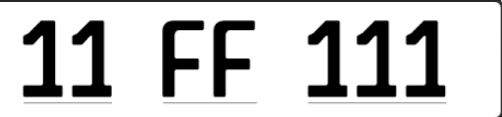
#> input picture cpp_core/input.jpg, 502 x 117 px; its folder holds only this picture in this run
$ python -i recognizer.py   (imports and definitions only)
#> lines starting #> are read from the running program, lines starting #| are printed output that depends on the picture; pictures that were not available may be replaced by others from this repository, and a replacement may not be noted
import cv2
import numpy as np
import os

# -----------------------------
# LOAD TEMPLATES (A-Z, 0-9)
# -----------------------------
def load_templates(path="templates"):
    templates = {}

    for file in os.listdir(path):
        label = file.split(".")[0]   # A.png → A

        img = cv2.imread(os.path.join(path, file), 0)
        img = cv2.resize(img, (60, 60))

        templates[label] = img

    return templates


# -----------------------------
# EXTRACT CHAR SEGMENTS
# -----------------------------
def segment_characters(img):
    h, w = img.shape

    # simple fixed segmentation (you can upgrade later)
    step = w // 7   # plate assumed max 7 chars

    chars = []

    for i in range(7):
        part = img[:, i*step:(i+1)*step]
        part = cv2.resize(part, (60, 60))
        chars.append(part)

    return chars


# -----------------------------
# RECOGNITION (ROBUST)
# -----------------------------
def recognize_plate(image_path):
#> called with image_path = 'input.jpg'
    img = cv2.imread(image_path, 0)
#> img is the input picture: shape (117, 502); min 0, max 255, mean 204.7

    if img is None:
        return "ERROR"

    img = cv2.resize(img, (700, 200))
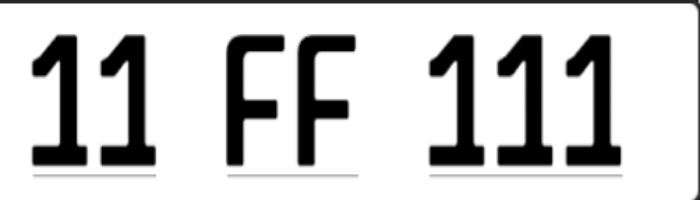
#> img: shape (200, 700); min 0, max 255, mean 204.7

    templates = load_templates()
#> in load_templates, `img = cv2.resize(img, (60, 60))`:
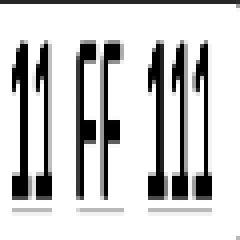
#> img: shape (60, 60) (shown 4 times larger); min 0, max 255, mean 205.2
#> templates = 1 item

    segments = segment_characters(img)
#> the loop in segment_characters, `for i in range(7):` made 7 passes
#> pass 1, in segment_characters, `part = img[:, i*step:(i+1)*step]`:
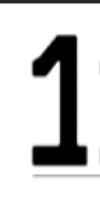
#> part: shape (200, 100); min 0, max 255, mean 204.3
#> pass 1, in segment_characters, `part = cv2.resize(part, (60, 60))`:
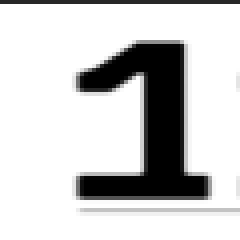
#> part: shape (60, 60) (shown 4 times larger); min 0, max 255, mean 204.4
#> pass 2, in segment_characters, `part = img[:, i*step:(i+1)*step]`:
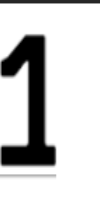
#> part: shape (200, 100); min 0, max 255, mean 205
#> pass 2, in segment_characters, `part = cv2.resize(part, (60, 60))`:
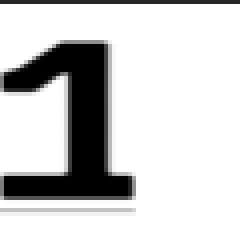
#> part: shape (60, 60) (shown 4 times larger); min 0, max 255, mean 205.1
#> after the loop in segment_characters, `for i in range(7):`: chars = 7 items
#> segments = 7 items

    result = ""

    for seg in segments:

        best_label = "?"
        best_score = float("inf")

        for label, tpl in templates.items():

            # ORB feature matching (robust)
            orb = cv2.ORB_create()

            kp1, des1 = orb.detectAndCompute(seg, None)
            kp2, des2 = orb.detectAndCompute(tpl, None)

            if des1 is None or des2 is None:
                continue

            bf = cv2.BFMatcher(cv2.NORM_HAMMING, crossCheck=True)

            matches = bf.match(des1, des2)

            score = sum([m.distance for m in matches])

            if score < best_score:
                best_score = score
                best_label = label

        result += best_label
#> this loop made 7 passes
#> result on passes 1 to 7: '?', '??', '???', '????', '?????', '??????', '???????'

    return result

>>> result = recognize_plate('input.jpg')
#> result = '???????'
